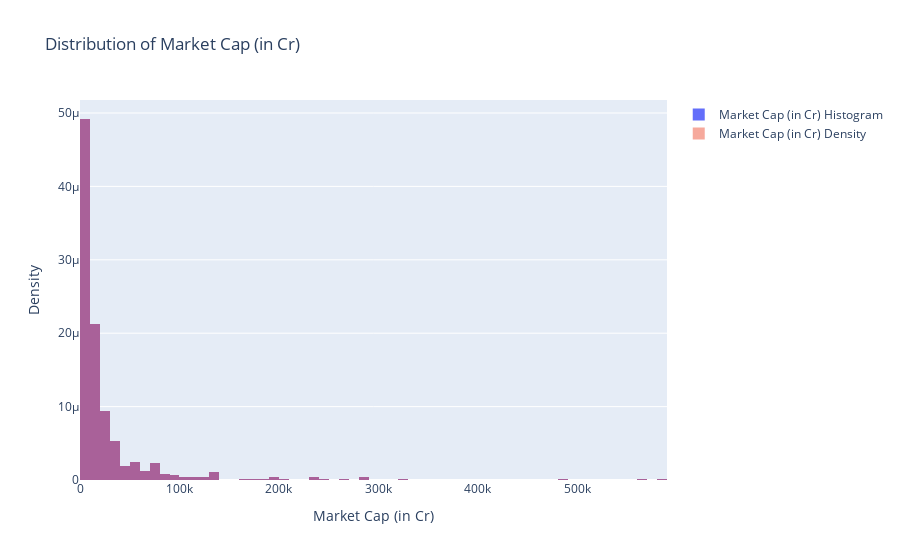
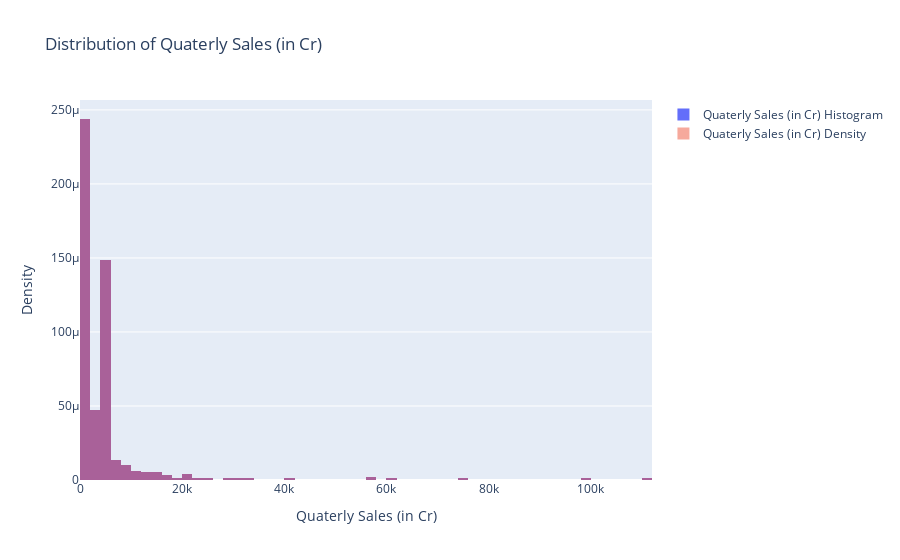
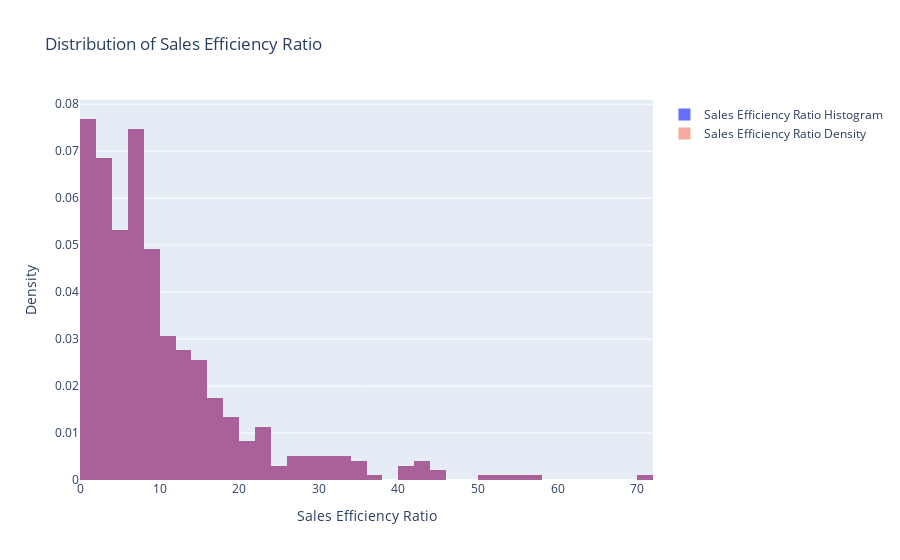

Source (notebook cell) for these figures, in order:
### Markdown cell above
### ***DISTRIBUTION AND DESCRIPTION OF THE NUMERICAL COLUMNS***

### Code cell
stats = df[['Market Cap (in Cr)', 'Quaterly Sales (in Cr)', 'Sales Efficiency Ratio']].describe().transpose()
print(stats)

# Plotting with Plotly
import plotly.graph_objects as go

# Histogram and density plots
def plot_distribution(df, column_name):
    fig = go.Figure()
    
    # Histogram
    fig.add_trace(go.Histogram(x=df[column_name], name=f'{column_name} Histogram', histnorm='probability density'))
    
    # Density plot
    fig.add_trace(go.Histogram(x=df[column_name], name=f'{column_name} Density', histnorm='probability density', histfunc='count', opacity=0.5))
    
    fig.update_layout(
        title=f'Distribution of {column_name}',
        xaxis_title=column_name,
        yaxis_title='Density',
        width=1500,  # Width of the figure
        height=500,
        barmode='overlay'
    )
    
    return fig

# Plot for each variable
fig_market_cap = plot_distribution(df, 'Market Cap (in Cr)')
fig_quarterly_sales = plot_distribution(df, 'Quaterly Sales (in Cr)')
fig_sales_efficiency = plot_distribution(df, 'Sales Efficiency Ratio')

# Show plots
fig_market_cap.show()
fig_quarterly_sales.show()
fig_sales_efficiency.show()

### Figure 1 — Plotly figure (JSON) as saved in the notebook; plotly's stock layout.template omitted (floating-point values rounded to 4 significant figures; data arrays with more than 128 entries replaced by an {"elided": "..."} marker saying what was removed)
{"data": [{"histnorm": "probability density", "name": "Market Cap (in Cr) Histogram", "type": "histogram", "x": {"elided": "488 float values"}}, {"histfunc": "count", "histnorm": "probability density", "name": "Market Cap (in Cr) Density", "opacity": 0.5, "type": "histogram", "x": {"elided": "488 float values"}}], "layout": {"barmode": "overlay", "title": {"text": "Distribution of Market Cap (in Cr)"}, "xaxis": {"title": {"text": "Market Cap (in Cr)"}}, "yaxis": {"title": {"text": "Density"}}}}

### Figure 2 — Plotly figure (JSON) as saved in the notebook; plotly's stock layout.template omitted (floating-point values rounded to 4 significant figures; data arrays with more than 128 entries replaced by an {"elided": "..."} marker saying what was removed)
{"data": [{"histnorm": "probability density", "name": "Quaterly Sales (in Cr) Histogram", "type": "histogram", "x": {"elided": "488 float values"}}, {"histfunc": "count", "histnorm": "probability density", "name": "Quaterly Sales (in Cr) Density", "opacity": 0.5, "type": "histogram", "x": {"elided": "488 float values"}}], "layout": {"barmode": "overlay", "title": {"text": "Distribution of Quaterly Sales (in Cr)"}, "xaxis": {"title": {"text": "Quaterly Sales (in Cr)"}}, "yaxis": {"title": {"text": "Density"}}}}

### Figure 3 — Plotly figure (JSON) as saved in the notebook; plotly's stock layout.template omitted (floating-point values rounded to 4 significant figures; data arrays with more than 128 entries replaced by an {"elided": "..."} marker saying what was removed)
{"data": [{"histnorm": "probability density", "name": "Sales Efficiency Ratio Histogram", "type": "histogram", "x": {"elided": "488 float values"}}, {"histfunc": "count", "histnorm": "probability density", "name": "Sales Efficiency Ratio Density", "opacity": 0.5, "type": "histogram", "x": {"elided": "488 float values"}}], "layout": {"barmode": "overlay", "title": {"text": "Distribution of Sales Efficiency Ratio"}, "xaxis": {"title": {"text": "Sales Efficiency Ratio"}}, "yaxis": {"title": {"text": "Density"}}}}
